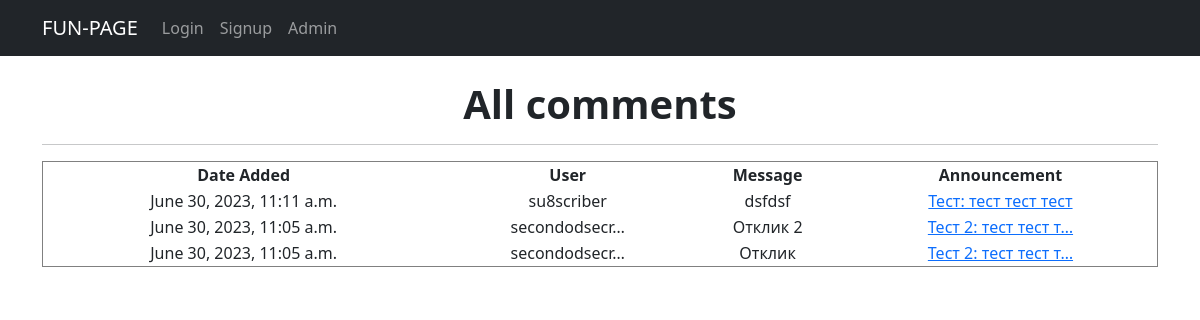
Page /comments/ on the committed database.
### fun/models.py (models this page shows, shortened)
class Comment(models.Model):
    user = models.ForeignKey(User, on_delete=models.CASCADE)
    date = models.DateTimeField(auto_now_add=True)
    announcement = models.ForeignKey('Announcement', on_delete=models.CASCADE)
    content = models.TextField()

class Announcement(models.Model):
    title = models.CharField(max_length=100)
    text = models.TextField()
    category = models.ForeignKey(Category, on_delete=models.CASCADE)
    author = models.ForeignKey(User, default=1, on_delete=models.CASCADE)
    date_added = models.DateTimeField(auto_now_add=True)
    image = models.ImageField(upload_to='images/', null=True, blank=True)
    video = models.FileField(upload_to='videos/', null=True, blank=True)
    likes = models.ManyToManyField(User, related_name="ad_like", blank=True)
    def __str__(self):
        return f'{self.title.title()}: {self.text[:20]}'

### fun/views.py (the view)
# urls.py: path('comments/', CommentView.as_view(), name='comments'),
class CommentView(ListView):
    model = Comment
    ordering = ['-date']
    paginate_by = 20
    template_name = 'comments_list.html'
    context_object_name = 'comments'
    def comments(request):
        comments = Comment.objects.all()
        ad = Announcement.objects.all()
        context = {'comments': comments, 'ad': ad}
        return render(request, 'comments_list.html', context)

### templates/comments_list.html (shortened to what this page needs)
{% extends 'flatpages/default.html' %}
{% block content %}
<h1><b> All comments </b></h1>
<hr>
{% if comments %}
        <table border="1" style="border-collapse: collapse; width: 100%; height: 36px;">
  <thead>
    <tr>
      <th>Date Added</th>
      <th>User</th>
      <th>Message</th>
      <th>Announcement</th>
    </tr>
  </thead>
  <tbody>
    {% for comment in comments %}
      <tr>
        <td>{{ comment.date }}</td>
        <td>{{ comment.user|truncatechars:13 }}</td>
        <td>{{ comment.content|truncatechars:15 }}</td>
        <td><a href="{% url 'ad' comment.announcement.pk %}">{{ comment.announcement|truncatechars:20 }}</a></td>
    {% endfor %}
  </tbody>
</table>
    {% else %}
        <h2> No comments </h2>
    {% endif %}
{% endblock content %}

### rows in the picture
Comment: date "June 30, 2023, 11:11 a.m.", user "su8scriber", content "dsfdsf", announcement "Тест: тест тест тест"
Comment: date "June 30, 2023, 11:05 a.m.", user "secondodsecr…", content "Отклик 2", announcement "Тест 2: тест тест т…"
Comment: date "June 30, 2023, 11:05 a.m.", user "secondodsecr…", content "Отклик", announcement "Тест 2: тест тест т…"
